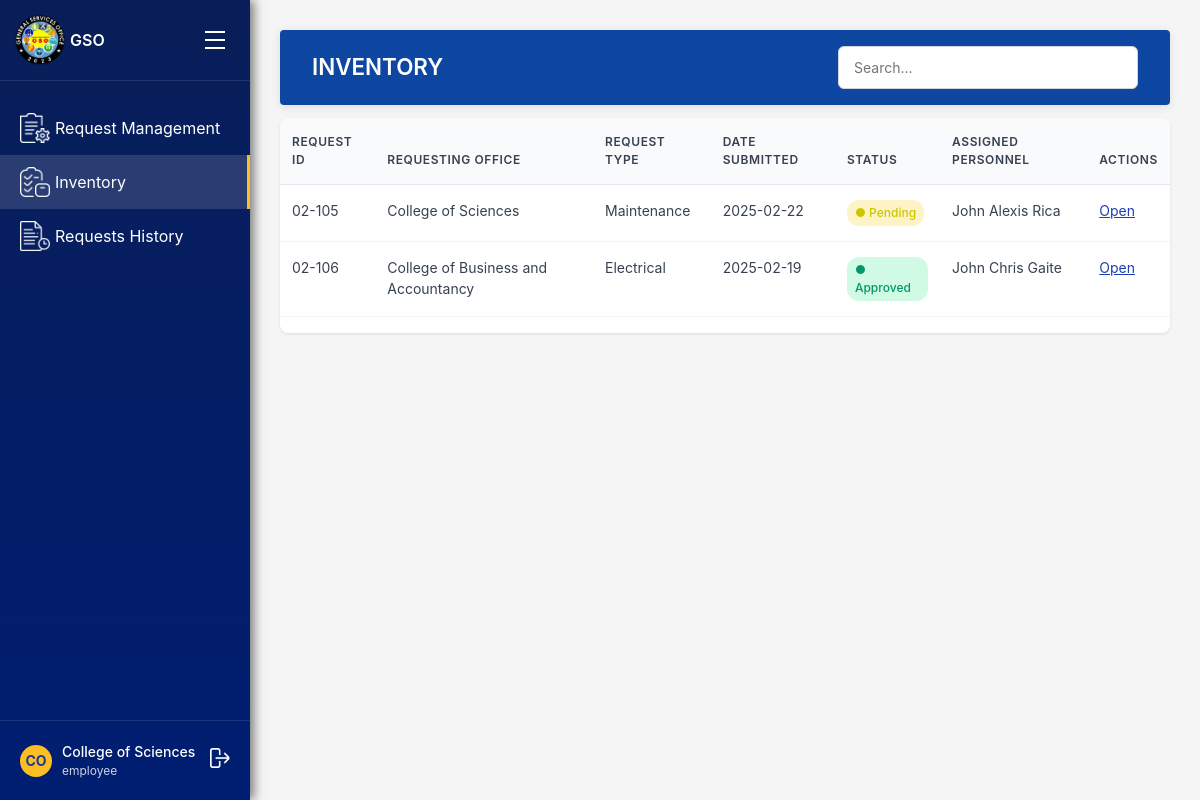
The page /inventory/unit-head-inventory/ (signed in) on the database as committed earlier.
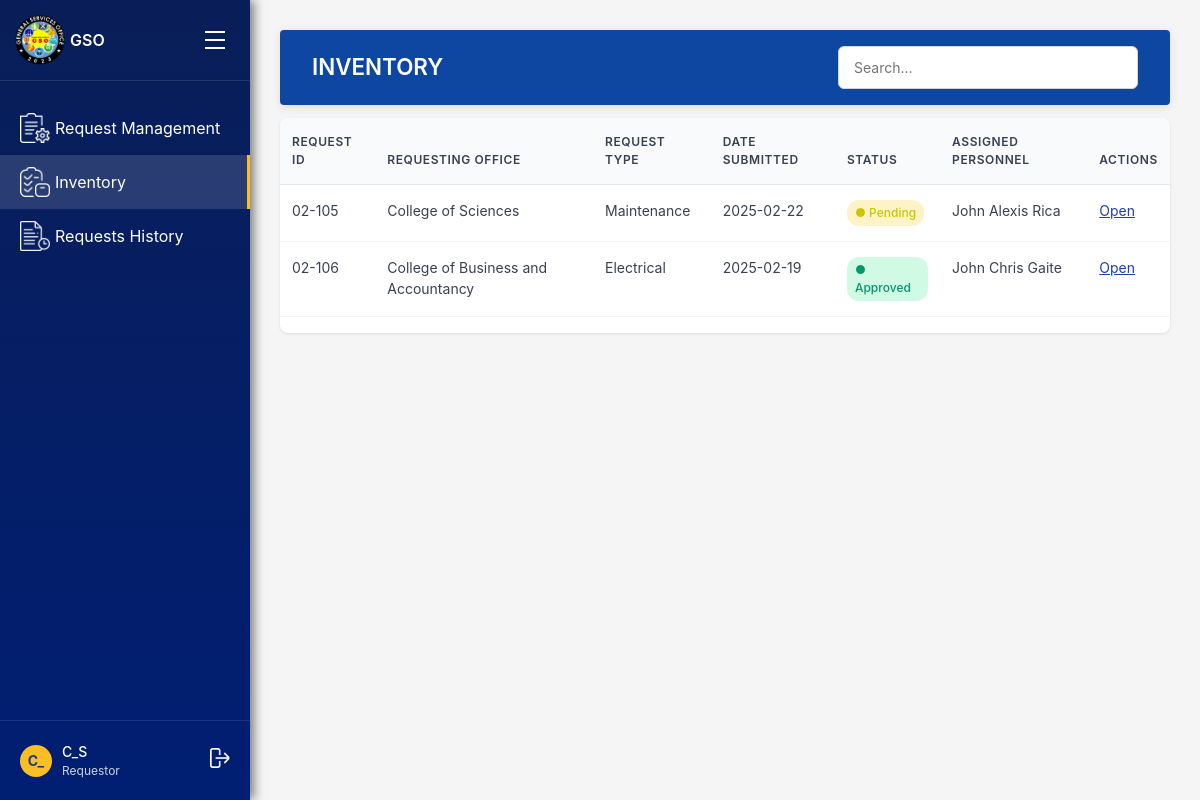
The same page on the database as committed later.
### accounts/models.py (models this page shows, shortened)
class User(AbstractUser):
    ROLE_CHOICES = [
        ('gso', 'GSO Office'),       # Admin of the system
        ('unit_head', 'Unit Head'),
        ('personnel', 'Personnel'),
        ('requestor', 'Requestor'),  # Departments (Registrar, Cashier, etc.)
    ]
    UNIT_CHOICES = [
        ('maintenance', 'Maintenance'),
        ('electrical', 'Electrical'),
        ('utility', 'Utility'),
        ('motorpool', 'Motorpool'),
    ]
    STATUS_CHOICES = [
        ('active', 'Active'),
        ('inactive', 'Inactive'),
    ]
    account_status = models.CharField(max_length=10, choices=STATUS_CHOICES, default='active')
    role = models.CharField(max_length=20, choices=ROLE_CHOICES)
    unit = models.CharField(max_length=50, choices=UNIT_CHOICES, blank=True, null=True)
    department = models.CharField(max_length=255, blank=True, null=True)

### inventory/views.py (the view)
# urls.py: path('unit-head-inventory/', views.unit_head_inventory, name='unit_head_inventory'),
@login_required
def unit_head_inventory(request):
    return render(request, 'unit_heads/unit_head_inventory/unit_head_inventory.html')

### templates/unit_heads/unit_head_inventory/unit_head_inventory.html (shortened to what this page needs)
{% extends "unit_heads/unit_head_base_dashboard.html" %}
{% block main_content %}
<div class="header">
    <h1 class="page-title">INVENTORY</h1>
    <input type="text" class="search-bar" placeholder="Search...">
</div>
<div class="table-container">
    <table class="table">
        <thead>
            <tr>
                <th>REQUEST ID</th>
                <th>REQUESTING OFFICE</th>
                <th>REQUEST TYPE</th>
                <th>DATE SUBMITTED</th>
                <th>STATUS</th>
                <th>ASSIGNED PERSONNEL</th>
                <th>ACTIONS</th>
            </tr>
        </thead>
        <tbody>
            <tr>
                <td>02-105</td>
                <td>College of Sciences</td>
                <td>Maintenance</td>
                <td>2025-02-22</td>
                <td><span class="status-badge status-pending">● Pending</span></td>
                <td>John Alexis Rica</td>
                <td><button class="action-btn">Open</button></td>
            </tr>
            <tr>
                <td>02-106</td>
                <td>College of Business and Accountancy</td>
                <td>Electrical</td>
                <td>2025-02-19</td>
                <td><span class="status-badge status-approved">● Approved</span></td>
                <td>John Chris Gaite</td>
                <td><button class="action-btn">Open</button></td>
            </tr>
        </tbody>
    </table>
</div>
{% endblock %}

### templates/unit_heads/unit_head_base_dashboard.html (shortened to what this page needs)
{% load static %}
<!DOCTYPE html>
<html lang="en">
<head>
  <link href="https://cdn.jsdelivr.net/npm/bootstrap@5.3.3/dist/css/bootstrap.min.css" rel="stylesheet">
  <link rel="stylesheet" href="{% static 'css/gso_dashboard.css' %}" />
</head>
<body>
    <div class="sidebar" id="sidebar">
        <div class="logo-section">
            <div class="logo">
                <img src="{% static 'images/gso_logo.png' %}" alt="General Services Office Logo">
            </div>
            <span style="font-weight: 600;">GSO</span>
            <div class="hamburger" id="sidebarToggle">
                <div class="bar"></div>
                <div class="bar"></div>
                <div class="bar"></div>
            </div>
        </div>
    {% url 'unit_head_request_management' as unit_head_request_management_url %}
    {% url 'unit_head_inventory' as unit_head_inventory_url %}
    {% url 'unit_head_request_history' as unit_head_request_history_url %}
    <div class="nav-menu">
        <a href="{{ unit_head_request_management_url }}" class="nav-link">
            <div class="nav-item {% if request.path == unit_head_request_management_url or request.path == '/requests/unit-head/' %}active{% endif %}">
                <div class="nav-icon">
                    <img src="{% static 'images/gso_office/request_icon.png' %}" alt="Request Management">
                </div>
                <span>Request Management</span>
            </div>
        </a>
        <a href="{{ unit_head_inventory_url }}" class="nav-link">
            <div class="nav-item {% if request.path == unit_head_inventory_url %}active{% endif %}">
                <div class="nav-icon">
                    <img src="{% static 'images/unit_head/inventory_icon.png' %}" alt="Accomplishment Report">
                </div>
                <span>Inventory</span>
            </div>
        </a>
        <a href="{{ unit_head_request_history_url }}" class="nav-link">
            <div class="nav-item {% if request.path == unit_head_request_history_url %}active{% endif %}">
                <div class="nav-icon">
                    <img src="{% static 'images/unit_head/request_history.png' %}" alt="Requests History">
                </div>
                <span>Requests History</span>
            </div>
        </a>
    </div>
    <div class="user-section">
        <div class="user-avatar">
            {{ user.first_name|default:user.username|slice:":2"|upper }}
        </div>
        <div class="user-info">
            <div class="user-name">{{ user.get_full_name|default:user.username }}</div>
            <div class="user-role">{{ user.get_role_display }}</div>
        </div>
        <div class="logout-icon" style="margin-left: auto; cursor: pointer;">
            <form method="post" action="{% url 'logout' %}" style="display: inline;">
                <button type="submit" style="background: none; border: none; color: inherit; cursor: pointer;">
                    <img src="{% static 'images/logout.png' %}" alt="Logout">
                </button>
            </form>
        </div>
    </div>
</div>
<div class="main-content">
    {% block main_content %}{% endblock %}
</div>
</body>
</html>

Rows that differ between the two databases and show on the page:
changed User: first_name "CO" → "C_"; get_full_name "College of Sciences" → "C_S"; role "employee" → "Requestor"
